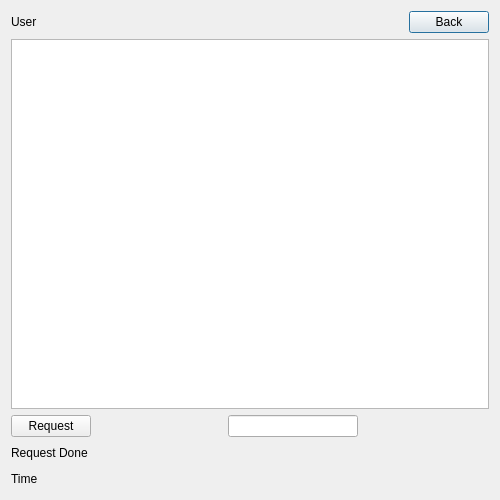
<?xml version="1.0" encoding="UTF-8"?>
<ui version="4.0">
 <class>userimagesdialog</class>
 <widget class="QDialog" name="userimagesdialog">
  <property name="geometry">
   <rect>
    <x>0</x>
    <y>0</y>
    <width>500</width>
    <height>500</height>
   </rect>
  </property>
  <property name="windowTitle">
   <string>DistImage</string>
  </property>
  <layout class="QVBoxLayout" name="verticalLayout">
   <item>
    <layout class="QHBoxLayout" name="horizontalLayout_2">
     <item>
      <widget class="QLabel" name="lbl_us">
       <property name="text">
        <string>User</string>
       </property>
      </widget>
     </item>
     <item>
      <spacer name="horizontalSpacer">
       <property name="orientation">
        <enum>Qt::Horizontal</enum>
       </property>
       <property name="sizeHint" stdset="0">
        <size>
         <width>40</width>
         <height>20</height>
        </size>
       </property>
      </spacer>
     </item>
     <item>
      <widget class="QPushButton" name="push_back">
       <property name="text">
        <string>Back</string>
       </property>
      </widget>
     </item>
    </layout>
   </item>
   <item>
    <widget class="QListWidget" name="listWidget"/>
   </item>
   <item>
    <layout class="QHBoxLayout" name="horizontalLayout">
     <item>
      <widget class="QPushButton" name="push_request">
       <property name="text">
        <string>Request</string>
       </property>
      </widget>
     </item>
     <item>
      <spacer name="horizontalSpacer_3">
       <property name="orientation">
        <enum>Qt::Horizontal</enum>
       </property>
       <property name="sizeHint" stdset="0">
        <size>
         <width>40</width>
         <height>20</height>
        </size>
       </property>
      </spacer>
     </item>
     <item>
      <widget class="QLineEdit" name="line_views">
       <property name="text">
        <string/>
       </property>
      </widget>
     </item>
     <item>
      <spacer name="horizontalSpacer_4">
       <property name="orientation">
        <enum>Qt::Horizontal</enum>
       </property>
       <property name="sizeHint" stdset="0">
        <size>
         <width>40</width>
         <height>20</height>
        </size>
       </property>
      </spacer>
     </item>
    </layout>
   </item>
   <item>
    <layout class="QHBoxLayout" name="horizontalLayout_3">
     <item>
      <widget class="QLabel" name="lbl_result">
       <property name="text">
        <string>Request Done</string>
       </property>
      </widget>
     </item>
     <item>
      <spacer name="horizontalSpacer_7">
       <property name="orientation">
        <enum>Qt::Horizontal</enum>
       </property>
       <property name="sizeHint" stdset="0">
        <size>
         <width>40</width>
         <height>20</height>
        </size>
       </property>
      </spacer>
     </item>
    </layout>
   </item>
   <item>
    <layout class="QHBoxLayout" name="horizontalLayout_7">
     <item>
      <widget class="QLabel" name="lbl_time">
       <property name="text">
        <string>Time</string>
       </property>
      </widget>
     </item>
     <item>
      <spacer name="horizontalSpacer_8">
       <property name="orientation">
        <enum>Qt::Horizontal</enum>
       </property>
       <property name="sizeHint" stdset="0">
        <size>
         <width>40</width>
         <height>20</height>
        </size>
       </property>
      </spacer>
     </item>
    </layout>
   </item>
  </layout>
 </widget>
 <tabstops>
  <tabstop>listWidget</tabstop>
  <tabstop>push_back</tabstop>
 </tabstops>
 <resources/>
 <connections>
  <connection>
   <sender>push_back</sender>
   <signal>clicked()</signal>
   <receiver>userimagesdialog</receiver>
   <slot>close()</slot>
   <hints>
    <hint type="sourcelabel">
     <x>489</x>
     <y>32</y>
    </hint>
    <hint type="destinationlabel">
     <x>383</x>
     <y>8</y>
    </hint>
   </hints>
  </connection>
 </connections>
</ui>
